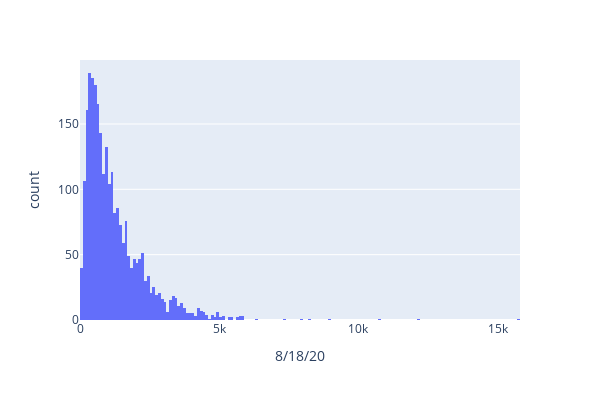

Write notebook code for a chart like this one.
### Code cell
fig = px.histogram(incidence_df, x=cases_df.columns[-1], width=600, height=400)
print("Date: " + cases_df.columns[-1])
fig.show()

### Figure 1 — Plotly figure (JSON) as saved in the notebook; plotly's stock layout.template omitted (floating-point values rounded to 4 significant figures; data arrays with more than 128 entries replaced by an {"elided": "..."} marker saying what was removed)
{"data": [{"alignmentgroup": "True", "bingroup": "x", "hoverlabel": {"namelength": 0}, "hovertemplate": "8/18/20=%{x}<br>count=%{y}", "legendgroup": "", "marker": {"color": "#636efa"}, "name": "", "offsetgroup": "", "orientation": "v", "showlegend": false, "type": "histogram", "x": {"elided": "2674 float values"}, "xaxis": "x", "yaxis": "y"}], "layout": {"barmode": "relative", "height": 400, "legend": {"tracegroupgap": 0}, "margin": {"t": 60}, "width": 600, "xaxis": {"anchor": "y", "domain": [0, 1], "title": {"text": "8/18/20"}}, "yaxis": {"anchor": "x", "domain": [0, 1], "title": {"text": "count"}}}}
